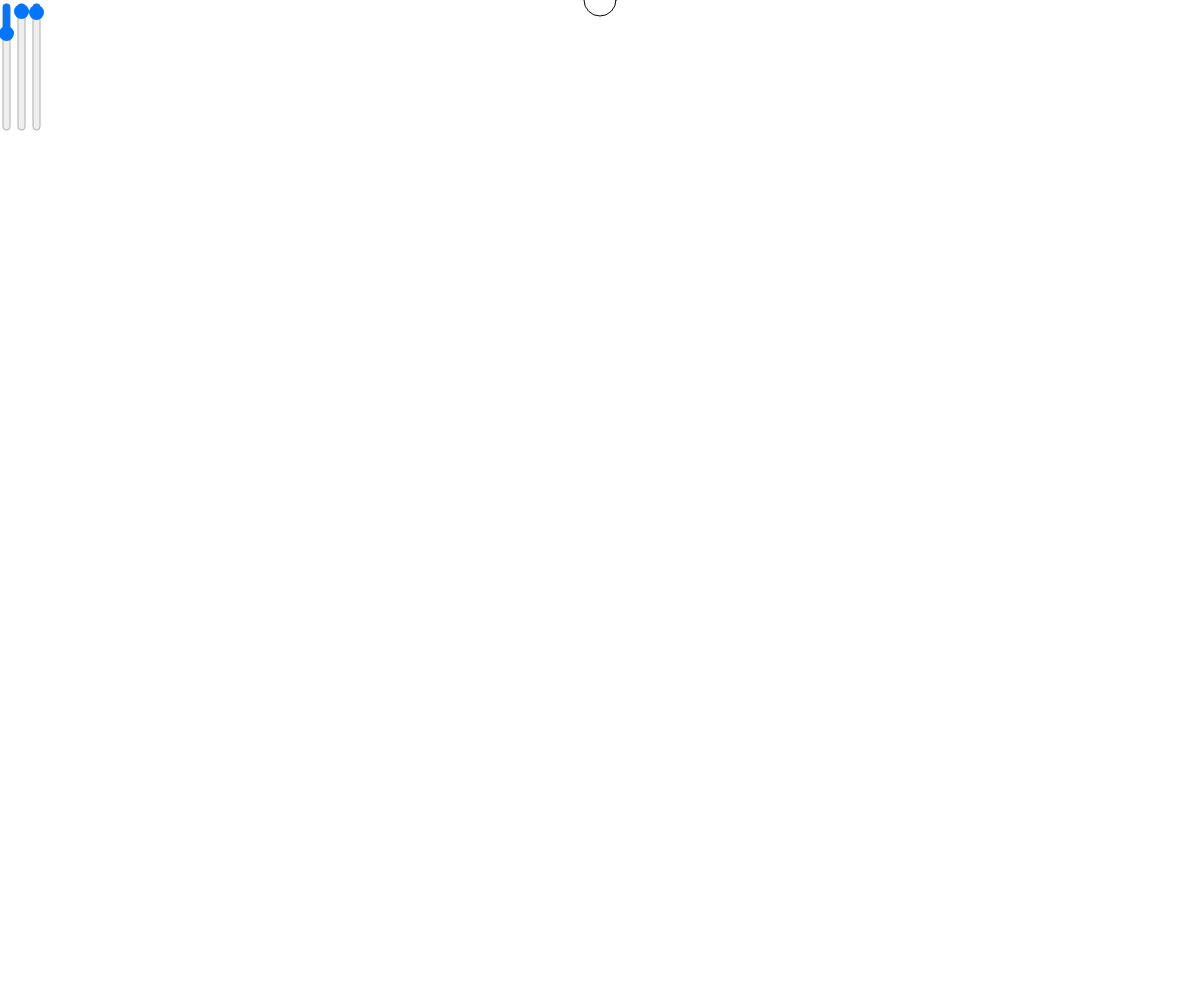
Frame 1 (no input)
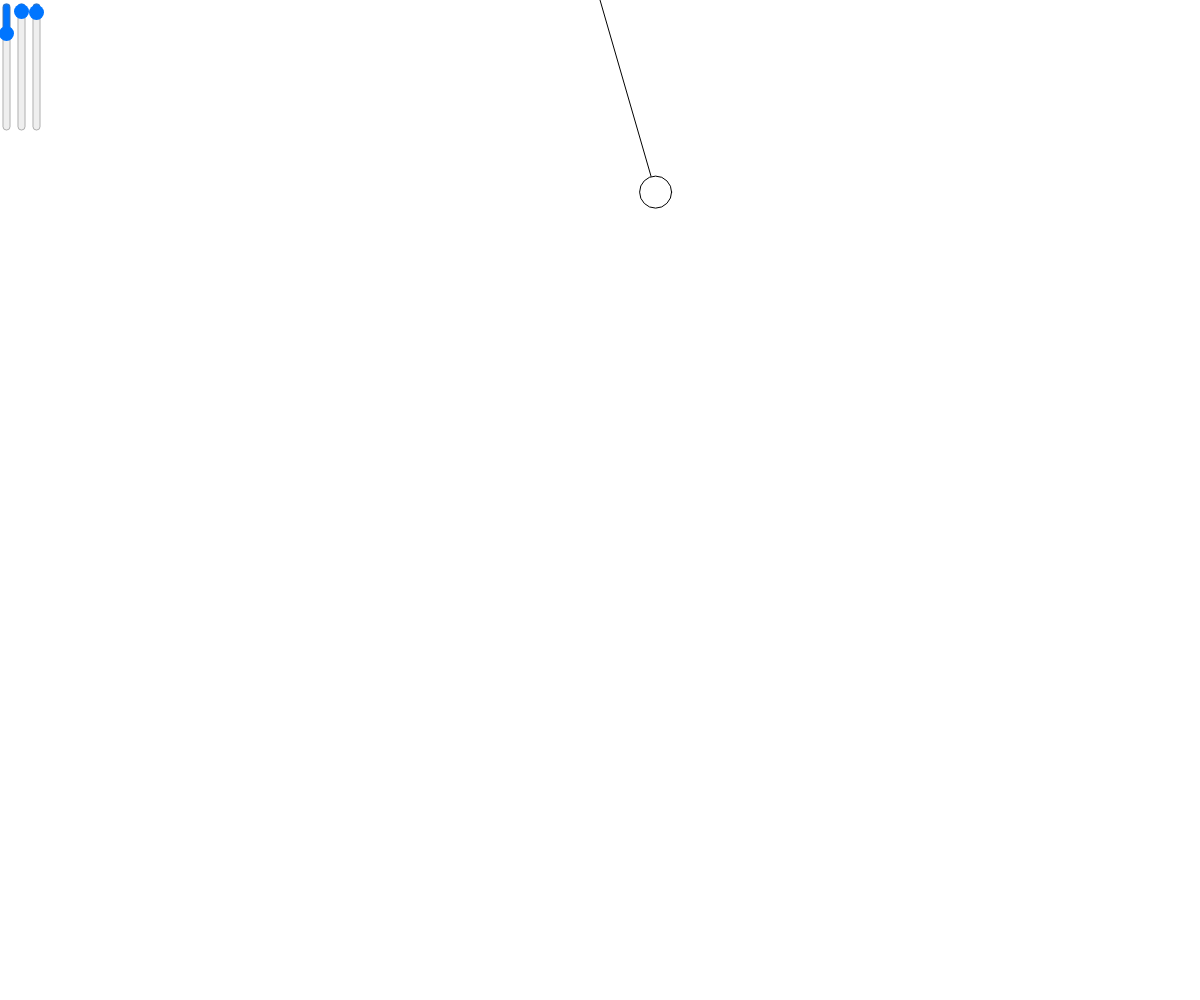
Frame 60 (no input)
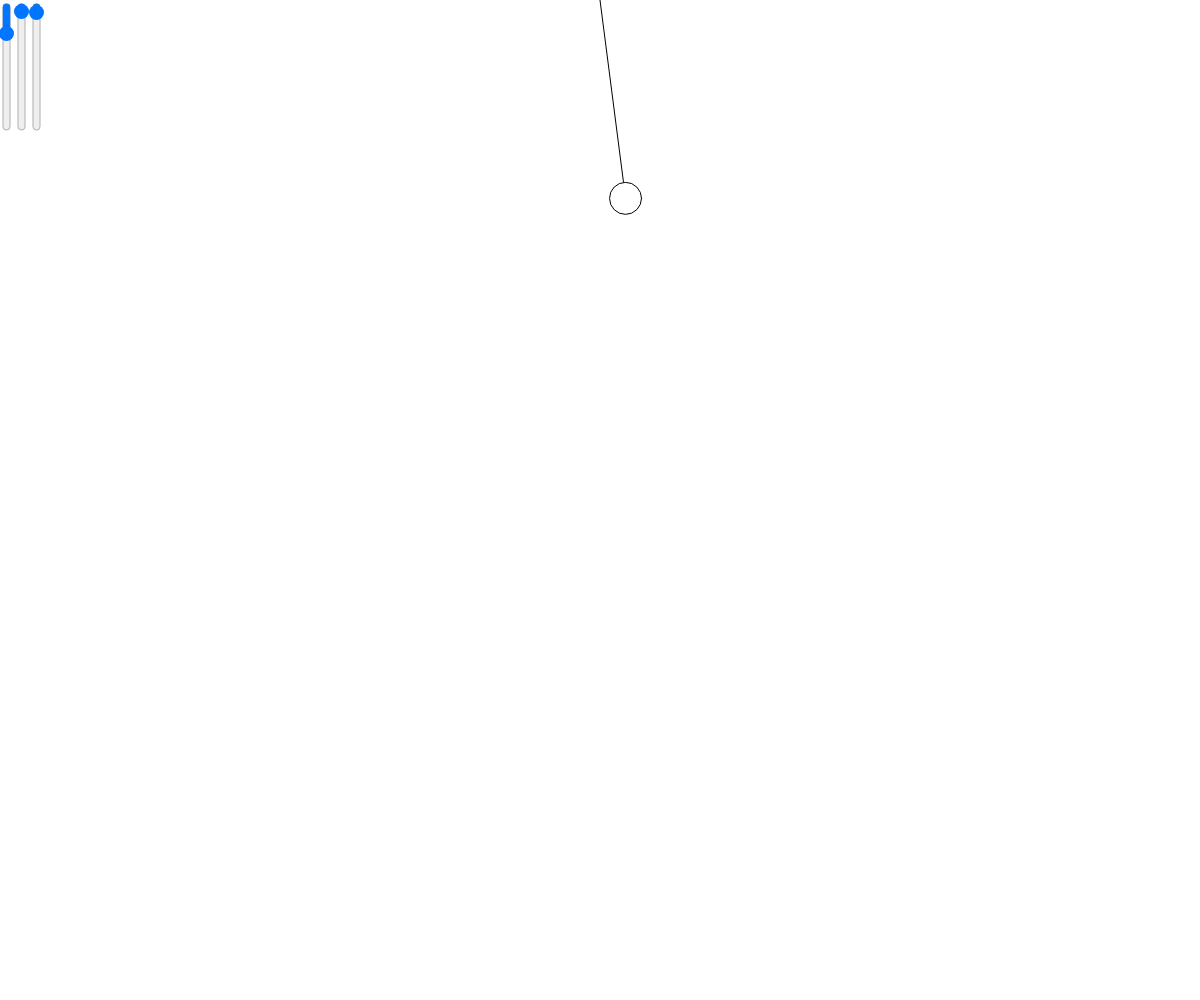
Frame 120 (the mouse pressed at the canvas centre since frame 60)

The p5.js sketch that drew these frames (run headless with seeded random() and noise() and a simulated clock; from frame 60 on, the mouse is pressed at the canvas centre):

// p5.js sketch
// ── sketch.js
let origin;
let len;
let g;
let f;
let bob;
let angle;

let aAcc;
let aVel;


function setup() {
  createCanvas(window.innerWidth, window.innerHeight);
  
  len = createSlider(0, height, 200, 1);
  len.style('transform', 'rotate(90deg)');
  len.position(-60, 57);
  
  g = createSlider(0, 1, 0.01, 0.01);
  g.style('transform', 'rotate(90deg)');
  g.position(-45, 57);
  
  f = createSlider(0, 1, 0.02, 0.01);
  f.style('transform', 'rotate(90deg)');
  f.position(-30, 57);
  
  origin = createVector(width/2, 0);
  bob = new Bob();
  angle = 0.5;
  
  aVel = 0;
  
}

function draw() {
  background(255);
    
  line(origin.x, origin.y, bob.x, bob.y);
  fill(255);
  ellipse(bob.x, bob.y, bob.h, bob.w);
  
  
  bob.x = origin.x + len.value() * sin(angle);
  bob.y = origin.y + len.value() * cos(angle);
  
  
   
  aAcc = -g.value() * sin(angle);
  
  angle += aVel;
  aVel += aAcc;
  
  aVel *= 1 - f.value();
  
  
   
}



function Bob() {
  this.x = width/2;
  this.y = 0;
  
  this.h = 32;
  this.w = 32;
  
}
